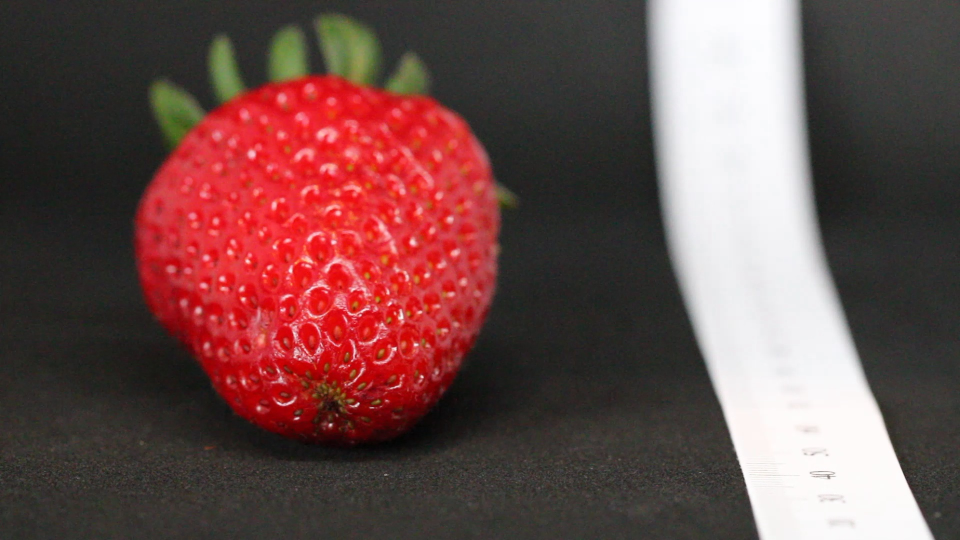
#> input picture images/strawberry_video/images2/42.jpg, 1920 x 1080 px (shown at 1/2 size); its folder holds only this picture in this run
$ jupyter execute --allow-errors 3D-FocusStack_Strawberry_Black_Background.ipynb   (shell and % lines are left out)   (older library calls are emulated)
#> lines starting #> are read from the running program, lines starting #| are printed output that depends on the picture; after the words box and inside, x2 and y2 are one past the last pixel; in counts of white or black regions, pixels touching at a corner belong together
### focusstack.py
# Code in this file is based on: https://github.com/cmcguinness/focusstack
# The algorithm it uses is inspired by the high-level description given at:
# http://stackoverflow.com/questions/15911783/what-are-some-common-focus-stacking-algorithms

import numpy as np
import cv2

# [11 lines left out: function findHomography, not called in this run]

#   Align the images so they overlap properly...
def align_images(images):
    #   SIFT generally produces better results, but it is not FOSS, so chose the feature detector
    #   that suits the needs of your project.  ORB does OK
    use_sift = True
    outimages = []

    if use_sift:
        detector = cv2.xfeatures2d.SIFT_create()
    else:
        detector = cv2.ORB_create(1000)

    #   We assume that image 0 is the "base" image and align everything to it
    print("Detecting features of base image")
    outimages.append(images[0])
    image1gray = cv2.cvtColor(images[0],cv2.COLOR_BGR2GRAY)
    image_1_kp, image_1_desc = detector.detectAndCompute(image1gray, None)

    print("Aligning images")
    for i in range(1,len(images)):
        # print("Aligning image {}".format(i))
        image_i_kp, image_i_desc = detector.detectAndCompute(images[i], None)

        if use_sift:
            bf = cv2.BFMatcher()
            # This returns the top two matches for each feature point (list of list)
            pairMatches = bf.knnMatch(image_i_desc,image_1_desc, k=2)
            rawMatches = []
            for m,n in pairMatches:
                if m.distance < 0.7*n.distance:
                    rawMatches.append(m)
        else:
            bf = cv2.BFMatcher(cv2.NORM_HAMMING, crossCheck=True)
            rawMatches = bf.match(image_i_desc, image_1_desc)

        sortMatches = sorted(rawMatches, key=lambda x: x.distance)
        matches = sortMatches[0:128]

        hom = findHomography(image_i_kp, image_1_kp, matches)
        newimage = cv2.warpPerspective(images[i], hom, (images[i].shape[1], images[i].shape[0]), flags=cv2.INTER_LINEAR)

        outimages.append(newimage)
        # If you find that there's a large amount of ghosting, it may be because one or more of the input
        # images gets misaligned.  Outputting the aligned images may help diagnose that.
        # cv2.imwrite("aligned{}.png".format(i), newimage)

    return outimages

#   Compute the gradient map of the image
def doLap(image):

    # YOU SHOULD TUNE THESE VALUES TO SUIT YOUR NEEDS
    kernel_size = 5         # Size of the laplacian window
    blur_size = 5           # How big of a kernal to use for the gaussian blur
                            # Generally, keeping these two values the same or very close works well
                            # Also, odd numbers, please...

    blurred = cv2.GaussianBlur(image, (blur_size,blur_size), 0)
    return cv2.Laplacian(blurred, cv2.CV_64F, ksize=kernel_size)

#   This routine finds the points of best focus in all images and produces a merged result...
def focus_stack(unimages):
    images = align_images(unimages)

    print("Computing the laplacian of the blurred images")
    laps = []
    for i in range(len(images)):
        # print("Lap {}".format(i))
        laps.append(doLap(cv2.cvtColor(images[i],cv2.COLOR_BGR2GRAY)))

    laps = np.asarray(laps)
    print("Shape of array of laplacians = {}".format(laps.shape))

    output = np.zeros(shape=images[0].shape, dtype=images[0].dtype)
    abs_laps = np.absolute(laps)
    maxima = abs_laps.max(axis=0)
    bool_mask = abs_laps == maxima
    mask = bool_mask.astype(np.uint8)
    for i in range(0,len(images)):
        output = cv2.bitwise_not(images[i],output, mask=mask[i])

    return 255-output, mask

### 3D-FocusStack_Strawberry_Black_Background.ipynb
[cell 1]
# jupyter extension that allows reloading functions from imports without clearing kernel :D

[cell 2]
import focusstack
import cv2
import os
import numpy as np
from matplotlib import pyplot as plt

Plotting the first photo in the example set. The millimeter ruler to the right is used as a reference for depth, and is used to annotate the image file names.

[cell 3]
# video2imageFolder("images/strawberry_video/MVI_0577.MOV", "images/strawberry_video/images2")
# video2imageFolder("images/strawberry_video/MVI_0592.MOV", "images/strawberry_video/images3")

[cell 4]
dir = "images/strawberry_video/images2"
# dir = "images/strawberry_video/images3"
img = "41.jpg"
# img = "f0091.jpg"
im = cv2.imread(f"{dir}/{img}")
plt.figure()
#> (the rest of this cell did not finish here and is left out)

The images can be cropped durring processing to remove the sections of the photo with the ruler or with too much white space.

#> (a cell that did not finish here is left out)

#> (a cell that did not finish here is left out)

#> (a cell that did not finish here is left out)

[cell 8]
def resize_im(im, scale_percent):
    width = int(im.shape[1] * scale_percent / 100)
    height = int(im.shape[0] * scale_percent / 100)
    return cv2.resize(im, (width, height))

[cell 9]
# [11 lines of commented-out code are left out]

[cell 10]
# [11 lines of commented-out code are left out]

[cell 11]
def subtract_background(im):
    fgbg = cv2.createBackgroundSubtractorMOG2()
    fgmask = fgbg.apply(im)
    return fgmask

[cell 12]
def runner(dir, crop=None, resize=None, filter_white_background=False, filter_black_background=False):
#> called with dir = 'images/strawberry_video/images2', resize = 50, filter_white_background = False, filter_black_background = False
    image_files = sorted(os.listdir(dir))
    for img in image_files:
        if img.split(".")[-1].lower() not in ["jpg", "jpeg", "png"]:
            image_files.remove(img)

    focusimages = []
    for img in image_files:
        print("Reading in file {}".format(img))
        focusimages.append(cv2.imread(f"{dir}/{img}"))

    for i in range(len(focusimages)):
        im = focusimages[i]
        if crop:
            im = im[crop[0]:crop[1],crop[2]:crop[3],:]
        if resize:
            im = resize_im(im, resize)
        # [4 lines of commented-out code are left out]
        focusimages[i] = im
#> this loop made 1 pass
#> (width in resize_im, height in resize_im) on pass 1: (500, 500)
#> pass 1, in runner, `im = im[crop[0]:crop[1],crop[2]:crop[3],:]`:
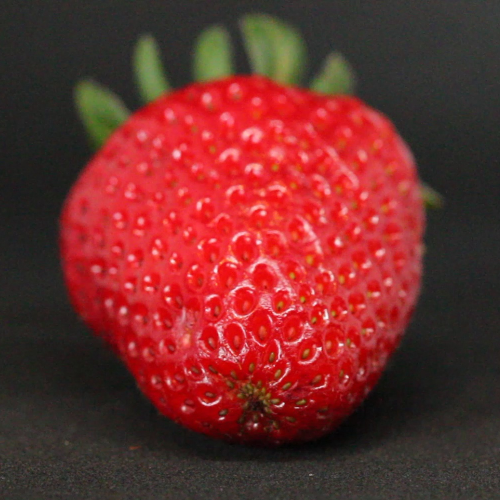
#> im: shape (1000, 1000, 3) (shown at 1/2 size); mean B, G, R 44.2, 46.1, 112.5
#> pass 1, in runner, `im = resize_im(im, resize)`:
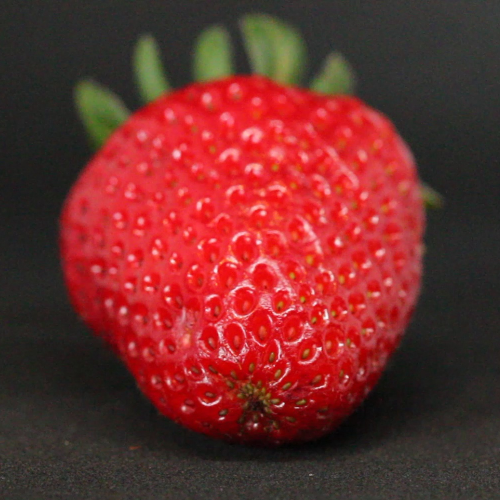
#> im: shape (500, 500, 3); mean B, G, R 44.3, 46.3, 112.6
#> after the loop, focusimages = 1 item

    merged, mask = focusstack.focus_stack(focusimages)
#> in align_images, `image1gray = cv2.cvtColor(images[0],cv2.COLOR_BGR2GRAY)`:
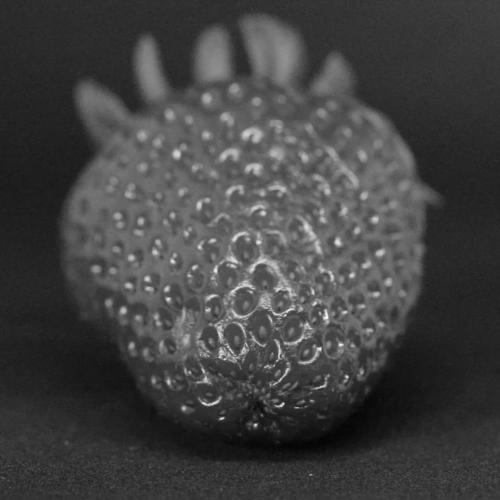
#> image1gray: shape (500, 500); min 2, max 252, mean 65.9
#> in align_images, `image_1_kp, image_1_desc = detector.detectAndCompute(image1gray, None)`: image_1_kp = 963 keypoints; strongest (x, y, size): (255, 425, 2.3), (222, 418, 2.4), (347, 377, 2.1), (283, 404, 1.8)
#> after the loop in align_images, `for i in range(1,len(images)):`: outimages = 1 item
#> the loop in focus_stack, `for i in range(len(images)): # print("Lap {}".format(i))` made 1 pass
#> (kernel_size in doLap, blur_size in doLap) on pass 1: (5, 5)
#| Shape of array of laplacians = (1, 500, 500)
#> in focus_stack, `maxima = abs_laps.max(axis=0)`:
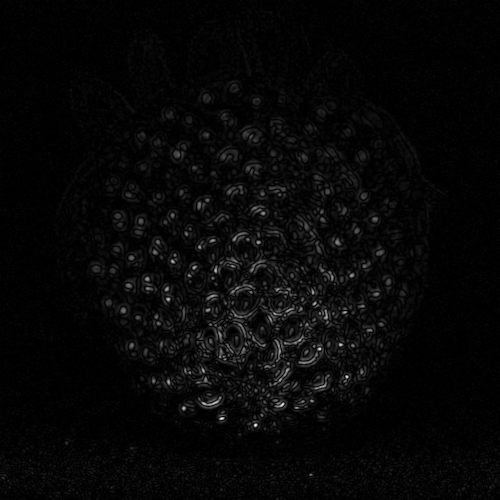
#> maxima: shape (500, 500) float64; min 0, max 3048, mean 91.5; drawn with min black and max white
#> the loop in focus_stack, `for i in range(0,len(images)):` made 1 pass
#> pass 1, in focus_stack, `output = cv2.bitwise_not(images[i],output, mask=mask[i])`:
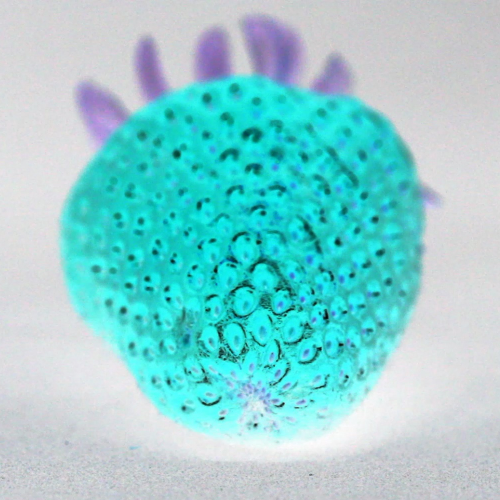
#> output: shape (500, 500, 3); mean of channels 0, 1, 2 210.7, 208.7, 142.4; drawn as B, G, R
    return merged, mask

Without resize, result has weird geometric artifacts that look like glass shattering from a source point in the photo.
At 75% size, there is a little bit of haziness/halo/echo stuff. At 25% and 50% the results look okay.

[cell 13]
# resize = 25
resize = 50
# resize = 75
# resize = None
# crop = [0,1080,120,1200]
crop = [0,1000,150,1150]
# dir = "images/strawberry_video/images3"
dir = "images/strawberry_video/images2"
merged, mask = runner(dir, crop=crop, resize=resize)
# merged, mask = runner(dir, crop=crop, resize=resize, filter_black_background=True)

[cell 14]
plt.figure()
plt.imshow(merged[:,:,[2,1,0]])

[cell 15]
print(mask.shape[0])
#| 1

[cell 16]
cv2.imwrite("strawberry_merged_black_background.png", merged)
#> Out = True

[cell 17]
# furthest image is baseline and should have a depth of 0
# other images estimated from base image

# if images are in original filenames:
files = sorted(os.listdir(dir))
# num_frames = len(files)

reference_distances = [ int(i.split('.')[0]) for i in files]
list_max = max(reference_distances)
reference_distances = [ list_max - i for i in reference_distances]
print(reference_distances)
estimated_distances = np.interp(reference_distances, (min(reference_distances), max(reference_distances)), (0, +255))
estimated_distances = estimated_distances.astype(int)
print(estimated_distances)
# [7 lines of commented-out code are left out]

[cell 18]
print(merged.shape)
#| (500, 500, 3)

This is the depth map with one layer added.

[cell 19]
(H, W, _) = merged.shape
#> H = 500; W = 500
depth_map = np.zeros((H, W), dtype=np.uint8)
depth_map[mask[0]==True] = estimated_distances[0]

plt.figure()
plt.imshow(depth_map, cmap="gray")
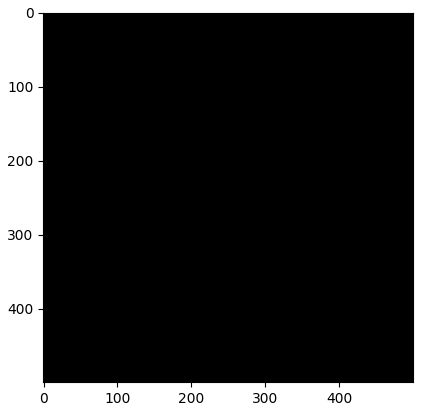
#> figure drawn by matplotlib, 1 panel

[cell 20]
(H, W, _) = merged.shape
depth_map = np.zeros((H, W), dtype=np.uint8)
for i in range(mask.shape[0]):
    depth_map[mask[i]==True] = estimated_distances[i]
#> depth_map: shape (500, 500); every value is 255

plt.figure()
plt.imshow(depth_map, cmap="gray")

[cell 21]
# TODO: could generate the mask using graph-cuts or similar? for now made it manually in Paint

mask_file = "strawberry_merged_black_background_mask.png"
mask = cv2.imread(mask_file)
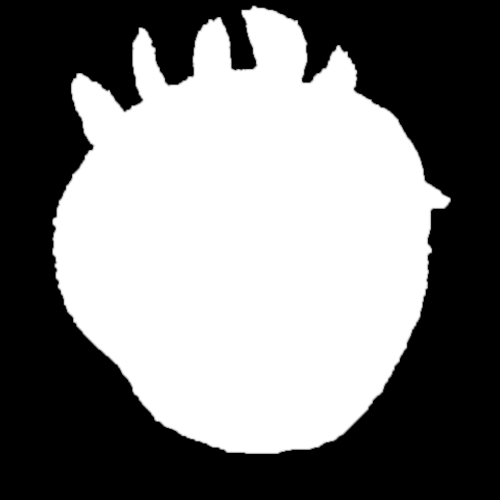
#> input picture strawberry_merged_black_background_mask.png, 500 x 500 px
#> mask is the input picture: shape (500, 500, 3); mean B, G, R 125.4, 125.4, 125.4
plt.figure()
plt.imshow(mask, cmap="gray")

[cell 22]
gray_mask = cv2.cvtColor(mask, cv2.COLOR_BGR2GRAY)
# mask[mask>0] = 255
masked_depth_map = cv2.bitwise_and(depth_map, depth_map, mask=gray_mask)
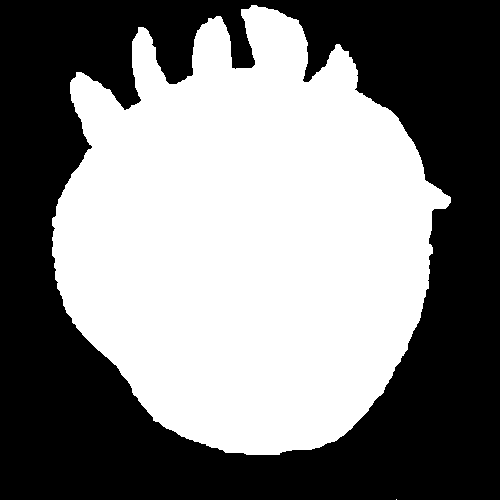
#> masked_depth_map: shape (500, 500); 50% white; 1 black region, box (x1, y1, x2, y2) and area: (0, 0, 500, 500) 124979
plt.figure()
plt.imshow(masked_depth_map, cmap="gray")

[cell 23]
cv2.imwrite("strawberry_black_background_masked_depth_map.png", masked_depth_map)
#> Out = True
